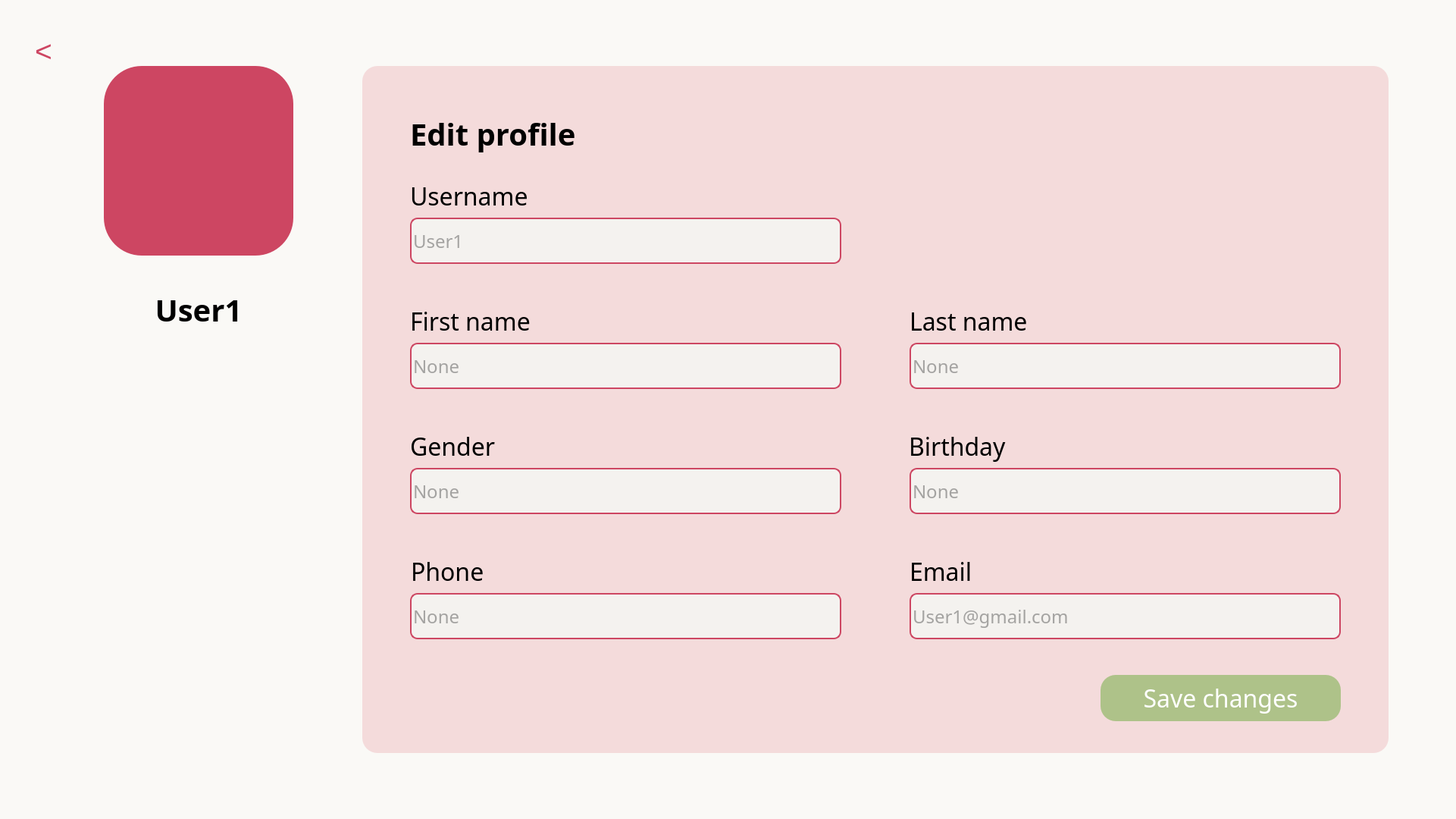
<?xml version="1.0" encoding="UTF-8"?>
<ui version="4.0">
 <class>MainWindow</class>
 <widget class="QMainWindow" name="MainWindow">
  <property name="geometry">
   <rect>
    <x>0</x>
    <y>0</y>
    <width>1921</width>
    <height>1080</height>
   </rect>
  </property>
  <property name="windowTitle">
   <string>MainWindow</string>
  </property>
  <property name="styleSheet">
   <string notr="true">background-color: #FAF9F6;</string>
  </property>
  <widget class="QWidget" name="centralwidget">
   <widget class="QWidget" name="container" native="true">
    <property name="geometry">
     <rect>
      <x>88</x>
      <y>87</y>
      <width>1782</width>
      <height>942</height>
     </rect>
    </property>
    <widget class="QLabel" name="picprofile">
     <property name="geometry">
      <rect>
       <x>49</x>
       <y>0</y>
       <width>250</width>
       <height>250</height>
      </rect>
     </property>
     <property name="styleSheet">
      <string notr="true">image: url(:/pic/images/profile.png);
background-color: #CD4662;
border-radius: 50%;</string>
     </property>
     <property name="text">
      <string/>
     </property>
    </widget>
    <widget class="QLabel" name="nameprofile">
     <property name="geometry">
      <rect>
       <x>49</x>
       <y>286</y>
       <width>250</width>
       <height>71</height>
      </rect>
     </property>
     <property name="styleSheet">
      <string notr="true">color: #000;
text-align: center;
font-family: Suwannaphum;
font-size: 40px;
font-style: normal;
font-weight: 700;
line-height: normal;</string>
     </property>
     <property name="text">
      <string>User1</string>
     </property>
     <property name="alignment">
      <set>Qt::AlignCenter</set>
     </property>
    </widget>
    <widget class="QWidget" name="textboxcontainer" native="true">
     <property name="geometry">
      <rect>
       <x>390</x>
       <y>0</y>
       <width>1354</width>
       <height>906</height>
      </rect>
     </property>
     <property name="styleSheet">
      <string notr="true">border-radius: 20px;
background: #F4DBDB;
box-shadow: 0px 0px 50px 0px rgba(0, 0, 0, 0.25);</string>
     </property>
     <widget class="QLabel" name="editprofilelabel">
      <property name="geometry">
       <rect>
        <x>63</x>
        <y>54</y>
        <width>244</width>
        <height>71</height>
       </rect>
      </property>
      <property name="styleSheet">
       <string notr="true">color: #000;

font-family: Suwannaphum;
font-size: 40px;
font-style: normal;
font-weight: 700;
line-height: normal;</string>
      </property>
      <property name="text">
       <string>Edit profile</string>
      </property>
     </widget>
     <widget class="QLabel" name="usernamelabel">
      <property name="geometry">
       <rect>
        <x>63</x>
        <y>143</y>
        <width>244</width>
        <height>57</height>
       </rect>
      </property>
      <property name="styleSheet">
       <string notr="true">color: #000;

font-family: Suwannaphum;
font-size: 32px;
font-style: normal;
font-weight: 400;
line-height: normal;</string>
      </property>
      <property name="text">
       <string>Username</string>
      </property>
     </widget>
     <widget class="QLabel" name="firstnamelabel">
      <property name="geometry">
       <rect>
        <x>63</x>
        <y>308</y>
        <width>244</width>
        <height>57</height>
       </rect>
      </property>
      <property name="styleSheet">
       <string notr="true">color: #000;

font-family: Suwannaphum;
font-size: 32px;
font-style: normal;
font-weight: 400;
line-height: normal;</string>
      </property>
      <property name="text">
       <string>First name</string>
      </property>
     </widget>
     <widget class="QLabel" name="lastnamelabel">
      <property name="geometry">
       <rect>
        <x>722</x>
        <y>308</y>
        <width>277</width>
        <height>57</height>
       </rect>
      </property>
      <property name="styleSheet">
       <string notr="true">color: #000;

font-family: Suwannaphum;
font-size: 32px;
font-style: normal;
font-weight: 400;
line-height: normal;</string>
      </property>
      <property name="text">
       <string>Last name</string>
      </property>
     </widget>
     <widget class="QLabel" name="genderlabel">
      <property name="geometry">
       <rect>
        <x>63</x>
        <y>473</y>
        <width>244</width>
        <height>57</height>
       </rect>
      </property>
      <property name="styleSheet">
       <string notr="true">color: #000;

font-family: Suwannaphum;
font-size: 32px;
font-style: normal;
font-weight: 400;
line-height: normal;</string>
      </property>
      <property name="text">
       <string>Gender</string>
      </property>
     </widget>
     <widget class="QLabel" name="birthdaylabel">
      <property name="geometry">
       <rect>
        <x>721</x>
        <y>473</y>
        <width>244</width>
        <height>57</height>
       </rect>
      </property>
      <property name="styleSheet">
       <string notr="true">color: #000;

font-family: Suwannaphum;
font-size: 32px;
font-style: normal;
font-weight: 400;
line-height: normal;</string>
      </property>
      <property name="text">
       <string>Birthday</string>
      </property>
     </widget>
     <widget class="QLabel" name="phonelabel">
      <property name="geometry">
       <rect>
        <x>64</x>
        <y>638</y>
        <width>244</width>
        <height>57</height>
       </rect>
      </property>
      <property name="styleSheet">
       <string notr="true">color: #000;

font-family: Suwannaphum;
font-size: 32px;
font-style: normal;
font-weight: 400;
line-height: normal;</string>
      </property>
      <property name="text">
       <string>Phone</string>
      </property>
     </widget>
     <widget class="QLabel" name="emaillabel">
      <property name="geometry">
       <rect>
        <x>722</x>
        <y>638</y>
        <width>244</width>
        <height>57</height>
       </rect>
      </property>
      <property name="styleSheet">
       <string notr="true">color: #000;

font-family: Suwannaphum;
font-size: 32px;
font-style: normal;
font-weight: 400;
line-height: normal;</string>
      </property>
      <property name="text">
       <string>Email</string>
      </property>
     </widget>
     <widget class="QLineEdit" name="username">
      <property name="geometry">
       <rect>
        <x>63</x>
        <y>200</y>
        <width>569</width>
        <height>61</height>
       </rect>
      </property>
      <property name="styleSheet">
       <string notr="true">border-radius: 10px;
border: 2px solid #CD4662;
background: #F4F2EF;
color: #545454;
font-family: Suwannaphum;
font-size: 24px;
font-style: normal;
font-weight: 400;
line-height: normal;</string>
      </property>
      <property name="placeholderText">
       <string>User1</string>
      </property>
     </widget>
     <widget class="QLineEdit" name="firstname">
      <property name="geometry">
       <rect>
        <x>63</x>
        <y>365</y>
        <width>569</width>
        <height>61</height>
       </rect>
      </property>
      <property name="styleSheet">
       <string notr="true">border-radius: 10px;
border: 2px solid #CD4662;
background: #F4F2EF;
color: #545454;
font-family: Suwannaphum;
font-size: 24px;
font-style: normal;
font-weight: 400;
line-height: normal;</string>
      </property>
      <property name="placeholderText">
       <string>None</string>
      </property>
     </widget>
     <widget class="QLineEdit" name="lastname">
      <property name="geometry">
       <rect>
        <x>722</x>
        <y>365</y>
        <width>569</width>
        <height>61</height>
       </rect>
      </property>
      <property name="styleSheet">
       <string notr="true">border-radius: 10px;
border: 2px solid #CD4662;
background: #F4F2EF;
color: #545454;
font-family: Suwannaphum;
font-size: 24px;
font-style: normal;
font-weight: 400;
line-height: normal;</string>
      </property>
      <property name="placeholderText">
       <string>None</string>
      </property>
     </widget>
     <widget class="QLineEdit" name="gender">
      <property name="geometry">
       <rect>
        <x>63</x>
        <y>530</y>
        <width>569</width>
        <height>61</height>
       </rect>
      </property>
      <property name="styleSheet">
       <string notr="true">border-radius: 10px;
border: 2px solid #CD4662;
background: #F4F2EF;
color: #545454;
font-family: Suwannaphum;
font-size: 24px;
font-style: normal;
font-weight: 400;
line-height: normal;</string>
      </property>
      <property name="placeholderText">
       <string>None</string>
      </property>
     </widget>
     <widget class="QLineEdit" name="birthday">
      <property name="geometry">
       <rect>
        <x>722</x>
        <y>530</y>
        <width>569</width>
        <height>61</height>
       </rect>
      </property>
      <property name="styleSheet">
       <string notr="true">border-radius: 10px;
border: 2px solid #CD4662;
background: #F4F2EF;
color: #545454;
font-family: Suwannaphum;
font-size: 24px;
font-style: normal;
font-weight: 400;
line-height: normal;</string>
      </property>
      <property name="placeholderText">
       <string>None</string>
      </property>
     </widget>
     <widget class="QLineEdit" name="phone">
      <property name="geometry">
       <rect>
        <x>63</x>
        <y>695</y>
        <width>569</width>
        <height>61</height>
       </rect>
      </property>
      <property name="styleSheet">
       <string notr="true">border-radius: 10px;
border: 2px solid #CD4662;
background: #F4F2EF;
color: #545454;
font-family: Suwannaphum;
font-size: 24px;
font-style: normal;
font-weight: 400;
line-height: normal;</string>
      </property>
      <property name="placeholderText">
       <string>None</string>
      </property>
     </widget>
     <widget class="QLineEdit" name="email">
      <property name="geometry">
       <rect>
        <x>722</x>
        <y>695</y>
        <width>569</width>
        <height>61</height>
       </rect>
      </property>
      <property name="styleSheet">
       <string notr="true">border-radius: 10px;
border: 2px solid #CD4662;
background: #F4F2EF;
color: #545454;
font-family: Suwannaphum;
font-size: 24px;
font-style: normal;
font-weight: 400;
line-height: normal;</string>
      </property>
      <property name="placeholderText">
       <string>User1@gmail.com</string>
      </property>
     </widget>
     <widget class="QPushButton" name="savechangebutton">
      <property name="geometry">
       <rect>
        <x>974</x>
        <y>803</y>
        <width>317</width>
        <height>61</height>
       </rect>
      </property>
      <property name="styleSheet">
       <string notr="true">color: #FFF;
background: #AEC289;
text-align: center;
font-family: Suwannaphum;
font-size: 32px;
font-style: normal;
font-weight: 400;
line-height: normal;</string>
      </property>
      <property name="text">
       <string>Save changes</string>
      </property>
     </widget>
    </widget>
   </widget>
   <widget class="QPushButton" name="backbutton">
    <property name="geometry">
     <rect>
      <x>47</x>
      <y>48</y>
      <width>21</width>
      <height>39</height>
     </rect>
    </property>
    <property name="styleSheet">
     <string notr="true">background-color: #FAF9F6;
color: #CD4662;
font-size: 39px;
border: none;
</string>
    </property>
    <property name="text">
     <string>&lt;</string>
    </property>
   </widget>
  </widget>
 </widget>
 <resources>
  <include location="../../assets/sourceimg/newall.qrc"/>
 </resources>
 <connections/>
</ui>
